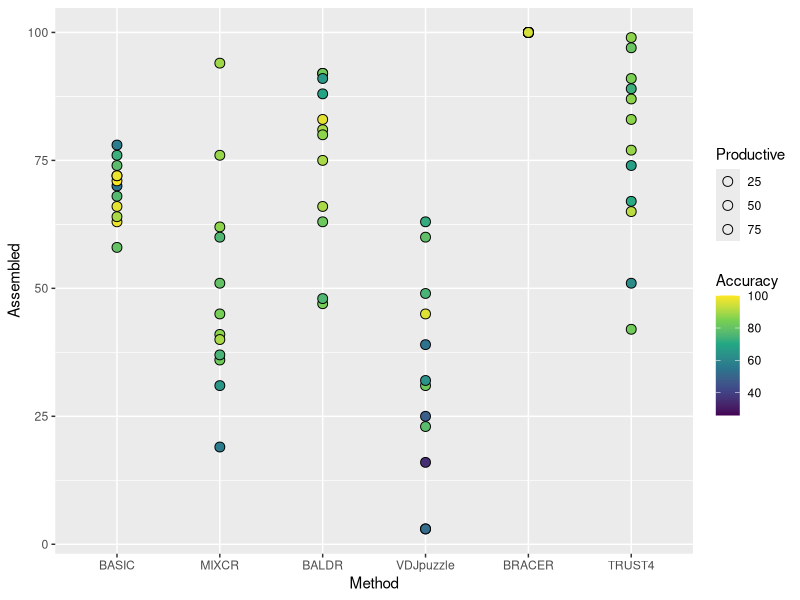
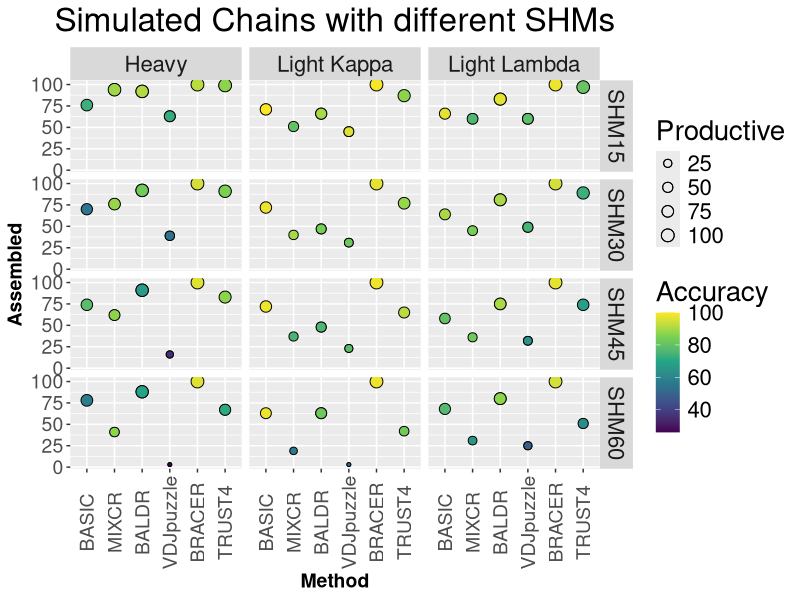
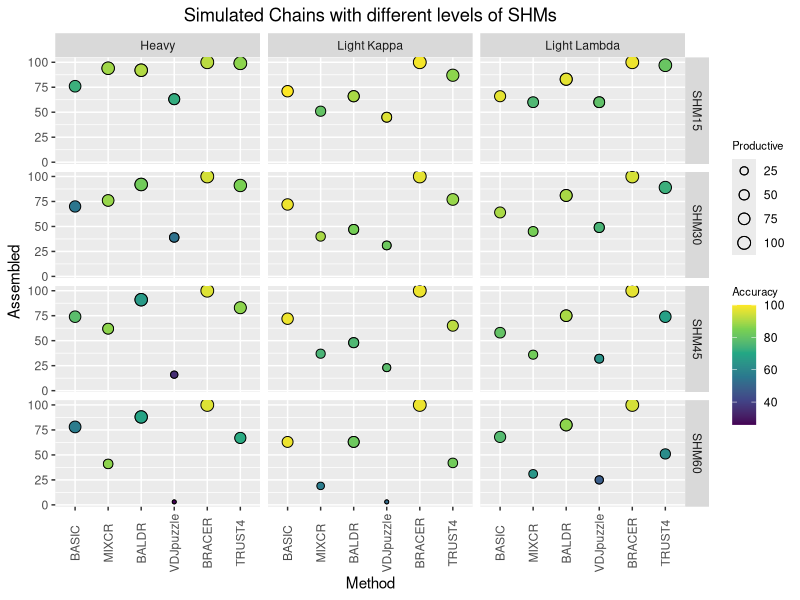
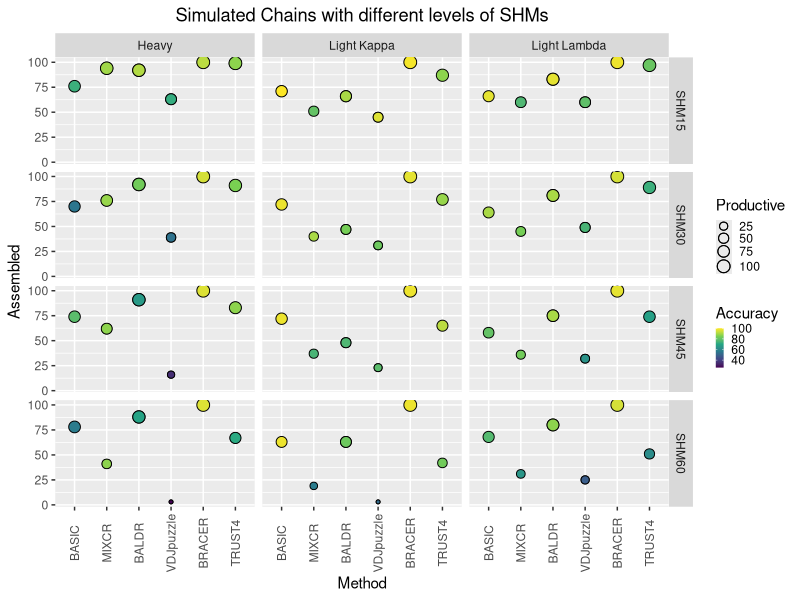
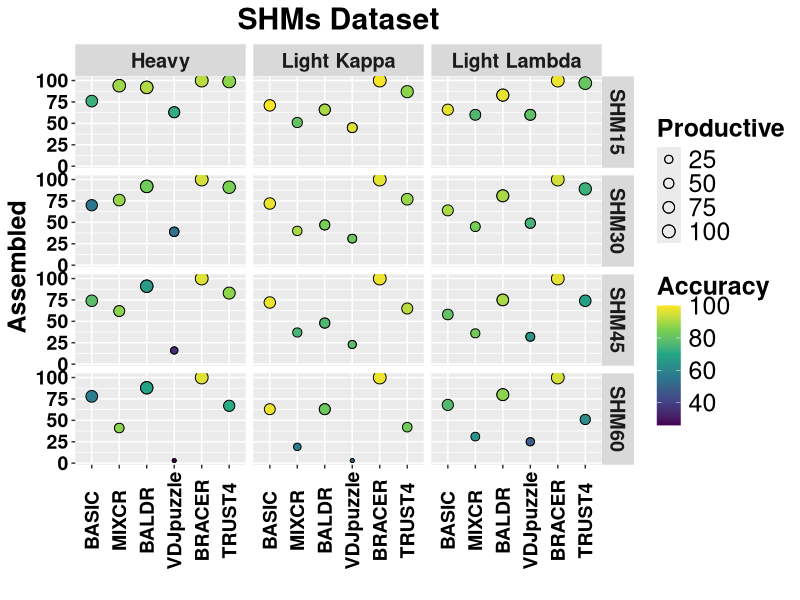

R code for these plots, in order:
rm(list = ls())
library(ggplot2)
library(tidyr)
library(dplyr)
library("RColorBrewer")

#input file is within this folder
accuracy <- read.table("Master_Table_shm.tsv",header=T,sep="\t")
head(accuracy)
colnames(accuracy)[1] <- "SHMs"
accuracy$SHMs <- factor(accuracy$SHMs, levels=c("SHM15", "SHM30", "SHM45", "SHM60"))
accuracy$Chain <- factor(accuracy$Chain, levels=c("Heavy", "Light Kappa","Light Lambda"))
accuracy$Method <- factor(accuracy$Method, levels=c("BASIC", "MIXCR", "BALDR", "VDJpuzzle","BRACER","TRUST4"))
accuracy$Percentage_Assembled <- (accuracy$Assembled/accuracy$Total_chains)*100
accuracy$Percentage_Productive <- (accuracy$Productive/accuracy$Total_chains)*100
accuracy$Accuracy <- as.numeric(accuracy$Accuracy)*100
accuracy$Percentage_Assembled <- as.numeric(accuracy$Percentage_Assembled)
accuracy$Percentage_Productive <- as.numeric(accuracy$Percentage_Productive)

names(accuracy)[3] <- "Assembled_2"
names(accuracy)[4] <- "Assembled"
names(accuracy)[5] <- "Productive_2"
names(accuracy)[6] <- "Productive"
p1 <- ggplot(data = accuracy,
             aes(x = Method, y = Assembled,size=Productive,shape=Accuracy)) +
  geom_point(aes(size = Productive, fill = Accuracy), shape = 21) +
  scale_fill_viridis_c() +
  scale_size_continuous(range = c(3, 3))

p1
# parsing ok but facet labels are on two different rows
p2 <- p1 +
  facet_grid(SHMs ~ Chain)+ 
  theme(axis.text.x=element_text(angle = 90, vjust = 0.5))+ggtitle(label="Simulated Chains with different levels of SHMs")+theme(plot.title = element_text(hjust = 0.5))+
  geom_point(aes(size = Assembled, fill = Accuracy), shape = 21) +
  scale_fill_viridis_c()+  scale_size_continuous(range = c(1, 4))


p2 +theme(axis.text=element_text(size=14),
          axis.title=element_text(size=14,face="bold"))+  theme(plot.title = element_text(hjust = 0.5))+theme(axis.text=element_text(size=14),
                                                                                                              axis.title=element_text(size=14,face="bold"))+ggtitle("Simulated Chains with different SHMs")+theme(text=element_text(size=20)) 
p2 + theme(legend.title = element_text(size = 8))
p2 + theme(legend.key.size = unit(0.2, "cm"))

p2 +theme(axis.text=element_text(size=14),
    axis.title=element_text(size=18,face="bold"))+  theme(plot.title = element_text(hjust = 0.5))+theme(axis.text=element_text(size=14),axis.title=element_text(size=14,face="bold"))+ggtitle("SHMs Dataset")+ xlab("") + ylab(" Assembled") +theme(text=element_text(size=15))+theme(axis.text.x = element_text(face="bold", color="#000001")) + theme(axis.text.y = element_text(face="bold", color="#000001"))+theme(text = element_text(size = 18, face="bold"))+theme(axis.title.y = element_text(size = 18))+theme(legend.text = element_text(size = 18,face="plain"))+theme(legend.title = element_text(size = 18)) 




